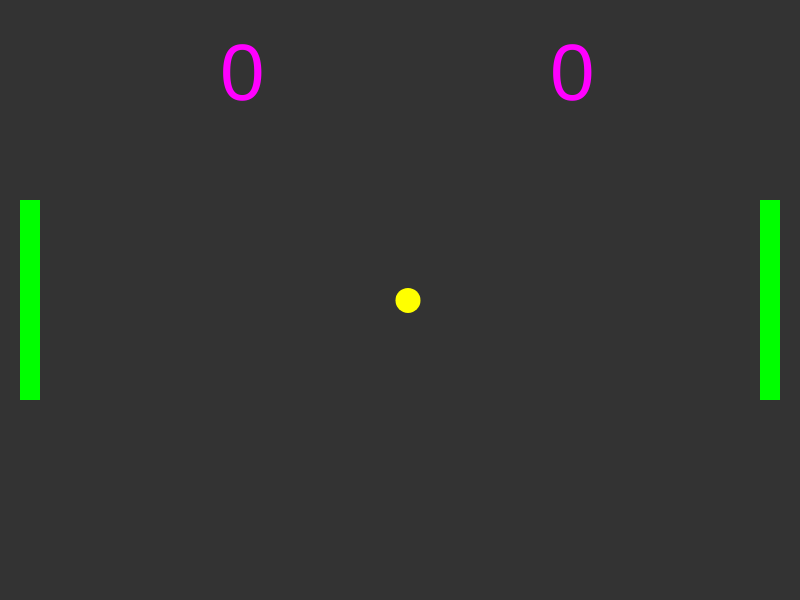
Frame 1 (no input)
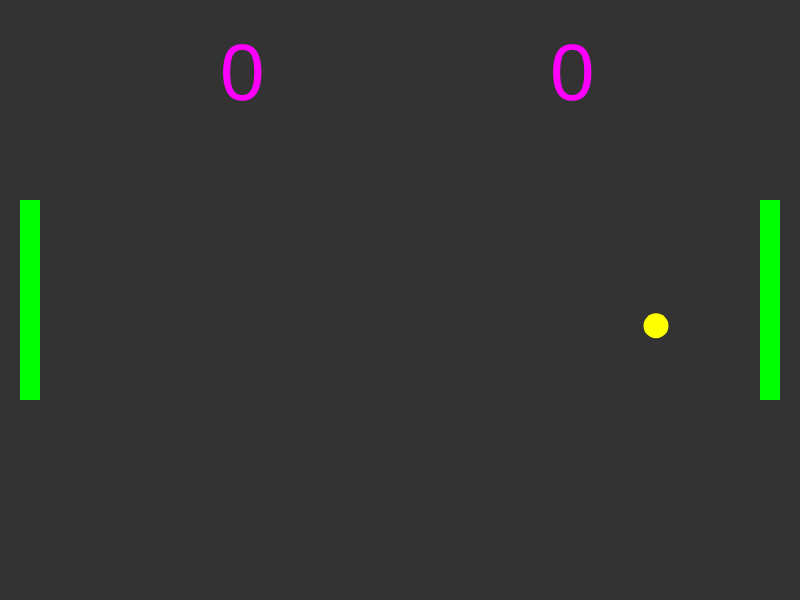
Frame 60 (no input)
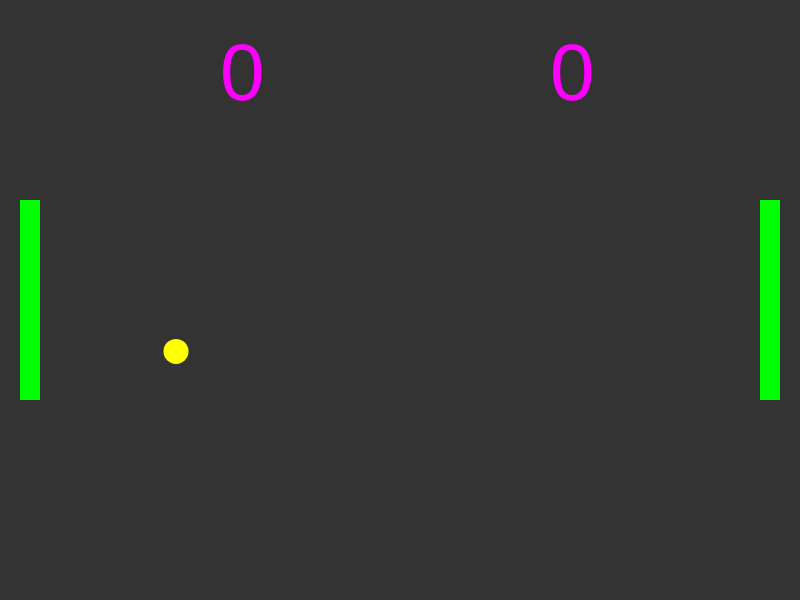
Frame 120 (the mouse pressed at the canvas centre since frame 60)

The p5.js sketch that drew these frames (run headless with seeded random() and noise() and a simulated clock; from frame 60 on, the mouse is pressed at the canvas centre):

// p5.js sketch
// ── sketch.js
var ball;
var p1;
var p2;
var score1 = 0;
var score2 = 0;



function setup() {
  createCanvas(screen.width,screen.height);
  noStroke();
  fill(255);


  ball = {
    x: 0,
    y: 0,
    xspeed: 0,
    yspeed: 0,
    update: function() {
      this.x += this.xspeed;
      this.y += this.yspeed;

      if (this.x < p1.x + 20) {
        if (this.y > p1.y && this.y < p1.y + p1.len) {
          this.xspeed *= -1;
        }
      }

      if (this.x > p2.x) {
        if (this.y > p2.y && this.y < p2.y + p2.len) {
          this.xspeed *= -1;
        }
      }

      if (this.x > width - 25) {
        score1++;
        this.reset();
      }

      if (this.x < 25) {
        score2++;
        this.reset();
      }


      if (this.y + this.yspeed > height || this.y + this.yspeed < 0) this.yspeed *= -1;
    },
    reset: function() {
      this.x = width/2;
      this.y = height/2;
      this.xspeed = 8;
      this.yspeed = random(-1,1);
      if (round(random(0,1)) == 1) this.xspeed *= -1;
    },

    show: function() {
      fill(255,255,0);
      ellipse(this.x,this.y,25,25);
    }
  };

  p1 = new Paddle(20);
  p2 = new Paddle(width - 40);


  ball.reset();

}

function draw() {

  background(51);


  ball.update();
  p1.update();
  p2.update();
  ball.show();
  p1.show();
  p2.show();


  textSize(80);
  fill(255,0,255);
  text(score1,width/2 - 180,100);
  text(score2,width/2 + 150,100);

  //if (frameCount % 120 == 0) {
    //var randLength = random(40,350);
    //p1.len = randLength;
    //p2.len = randLength
  //}


}



function Paddle(x) {
  this.len = 200;
  this.x = x;
  this.y = height/2 - this.len/2;
  this.yspeed = 0;
  this.update = function() {
    this.y += this.yspeed;
    if (this.y > height && this.yspeed > 0) {
      this.y = -this.len;
    }
    if (this.y + this.len < 0 && this.yspeed < 0) {
      this.y = height;
    }
  }
  this.show = function() {
    fill(0,255,0);
    rect(this.x,this.y,20,this.len);
  }
}



function keyPressed() {
  if (key == "W") p1.yspeed = -8;
  if (key == "S") p1.yspeed = 8;
  if (keyCode == UP_ARROW) p2.yspeed = -8;
  if (keyCode == DOWN_ARROW) p2.yspeed = 8;
}
































//
